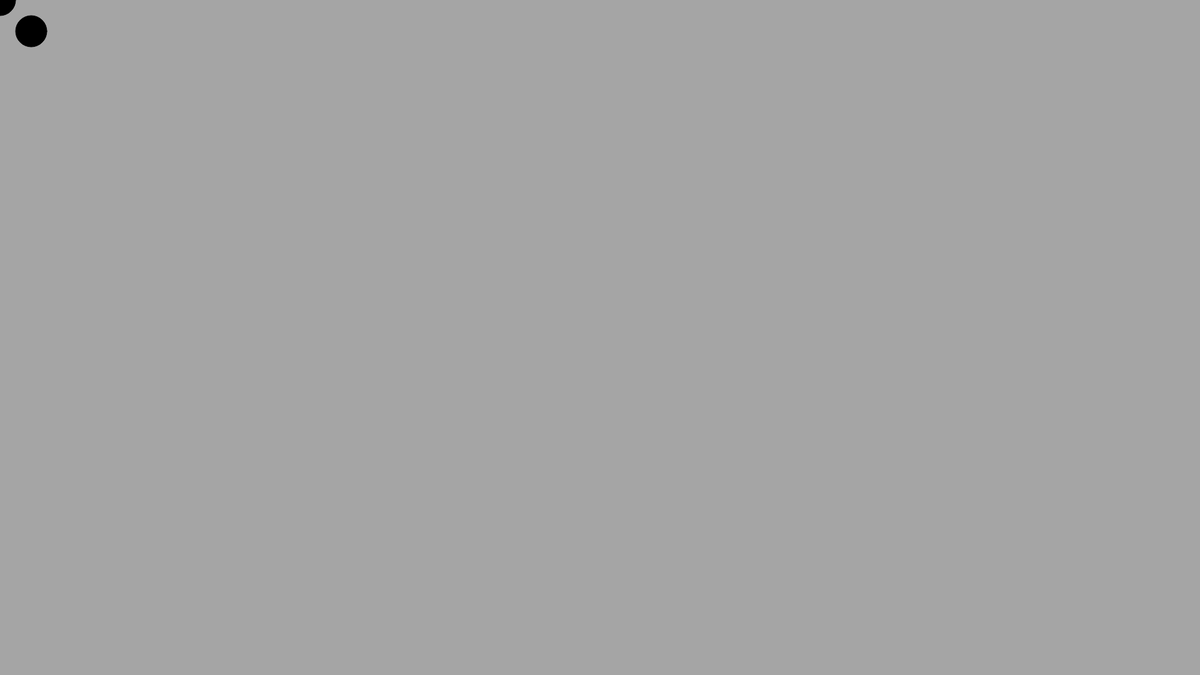
Frame 1 (no input)
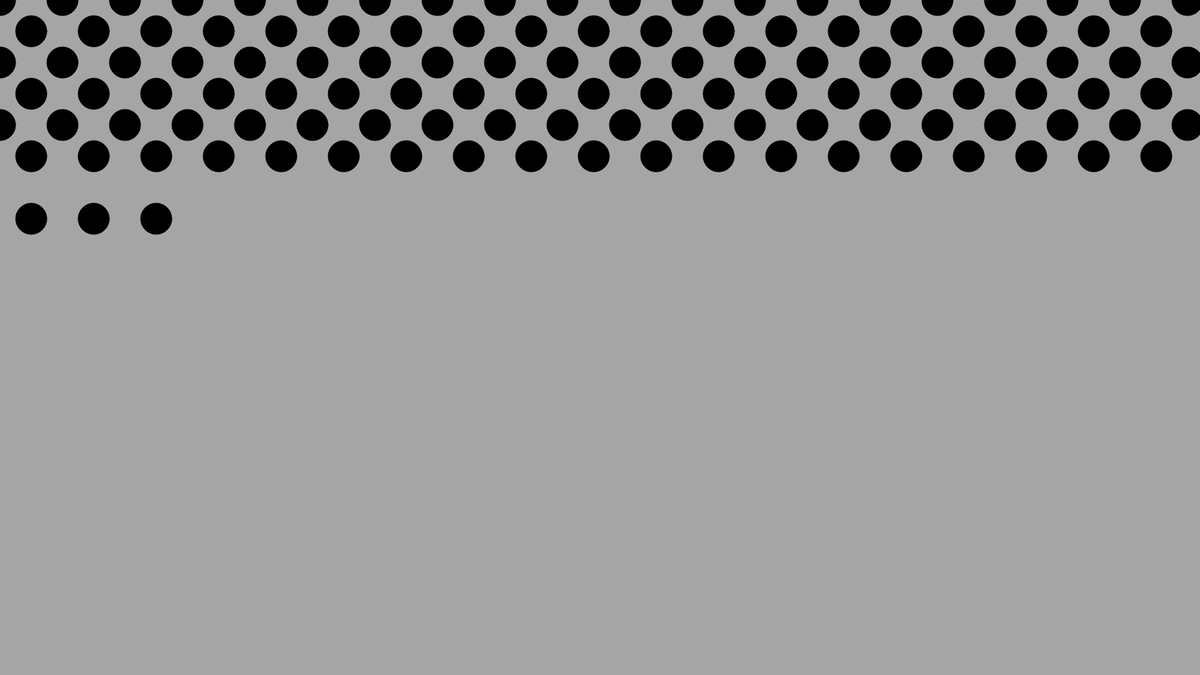
Frame 60 (no input)
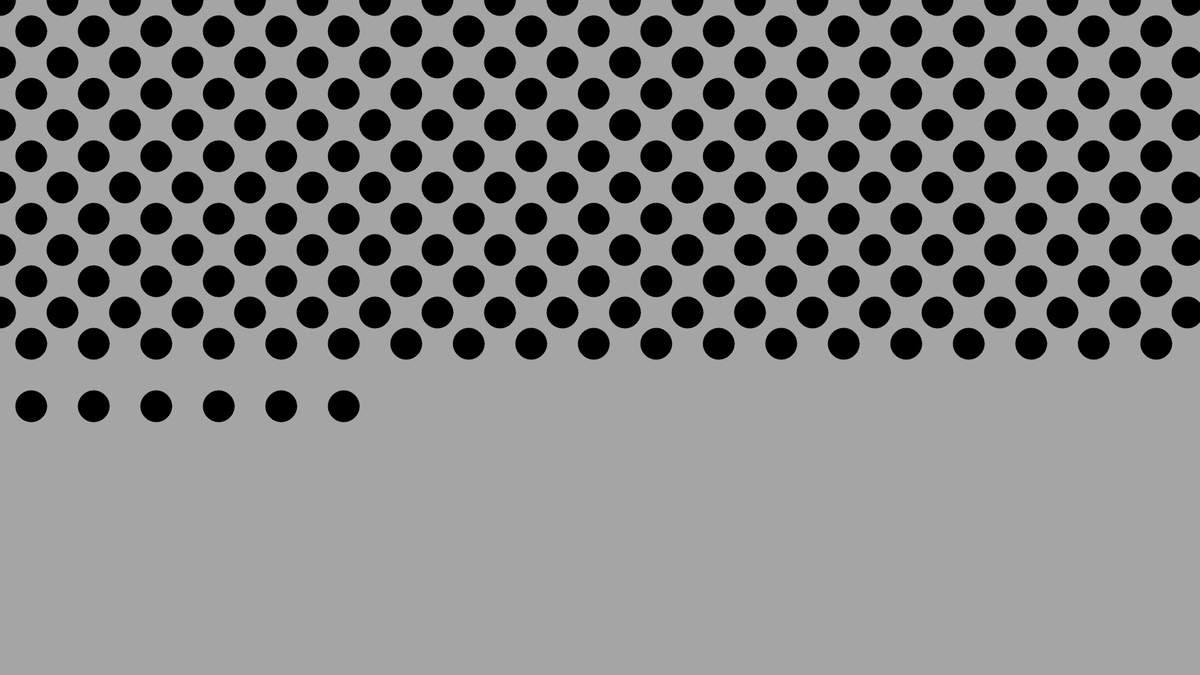
Frame 120 (the mouse pressed at the canvas centre since frame 60)

The p5.js sketch that drew these frames (run headless with seeded random() and noise() and a simulated clock; from frame 60 on, the mouse is pressed at the canvas centre):

// p5.js sketch
// ── sketch.js
let x,y

x=0;
y=0;
a=50;
b=50;

function setup() {
  createCanvas(1920, 1080);
  background(0,90);
  
 
}

function draw() {

  fill(0);
  circle(x,y,50);
  circle(a,b,50);
  
  x=x+100;
  a=a+100;

  if(x>width){
    
    y=y+100;
    x=0;
  }
  
  if(a>width){
    
    b=b+100;
    a=50;
  }
}
